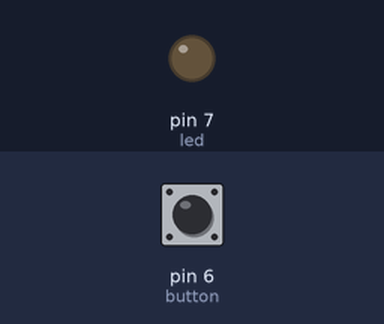
A sketch run on a simulated Arduino Uno, built with avr-gcc and run on an emulated ATmega328P. On the bench: output pins drawn as LEDs (lit = HIGH). Dashed ring = blinking. The inputs (shaded band) are chosen by the test bench; at power-on: pin 6 (button) LOW.

Above: at 1.2 s.
1.3 s: pin 6 (button) pulled HIGH for 1 s
At 1.75 s:
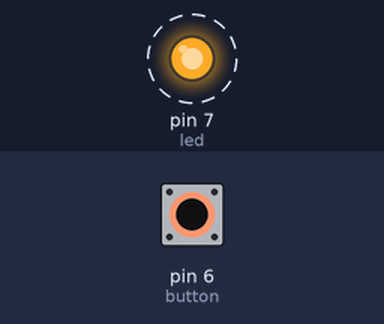
4.0 s: pin 6 (button) pulled HIGH for 0.15 s
At 4.6 s:
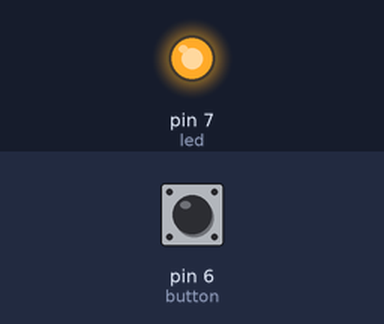
5.8 s: pin 6 (button) pulled HIGH for 3.2 s
At 9.5 s:
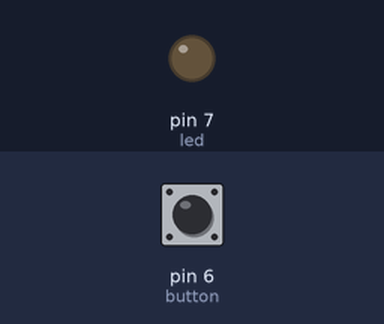
Timing chart, 0 to 11.0 s (numbered marks = the images above; inputs shaded):
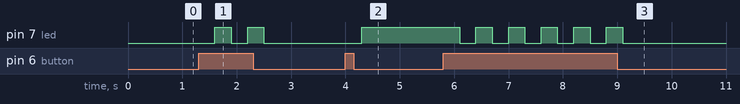

Measured:
- after the input at 1.3 s, pin 7 (led): alternates HIGH for 0.30 s and LOW for 0.30 s, 4 changes in all, then stays LOW, starting after 0.30 s
- after the input at 4.0 s, pin 7 (led): LOW → HIGH after 0.30 s
- after the input at 5.8 s, pin 7 (led): alternates HIGH for 0.30 s and LOW for 0.30 s, 11 changes in all, then stays LOW, starting after 0.30 s

The sketch:

pushbutton_led.ino
```cpp
int led = 7;
int button = 6;

int nilaibutton;
int jml_tekan;

void setup() {
  pinMode(button, INPUT);
  pinMode(led, OUTPUT);
}

void loop() {

  nilaibutton = digitalRead(button);

  if (nilaibutton == 1) {
    jml_tekan++;
    delay(300);
    if (jml_tekan == 1) {
      digitalWrite(led, HIGH);
    }
    if (jml_tekan == 2) {
      digitalWrite(led, LOW);
      jml_tekan = 0;
    }
  }

}
```
